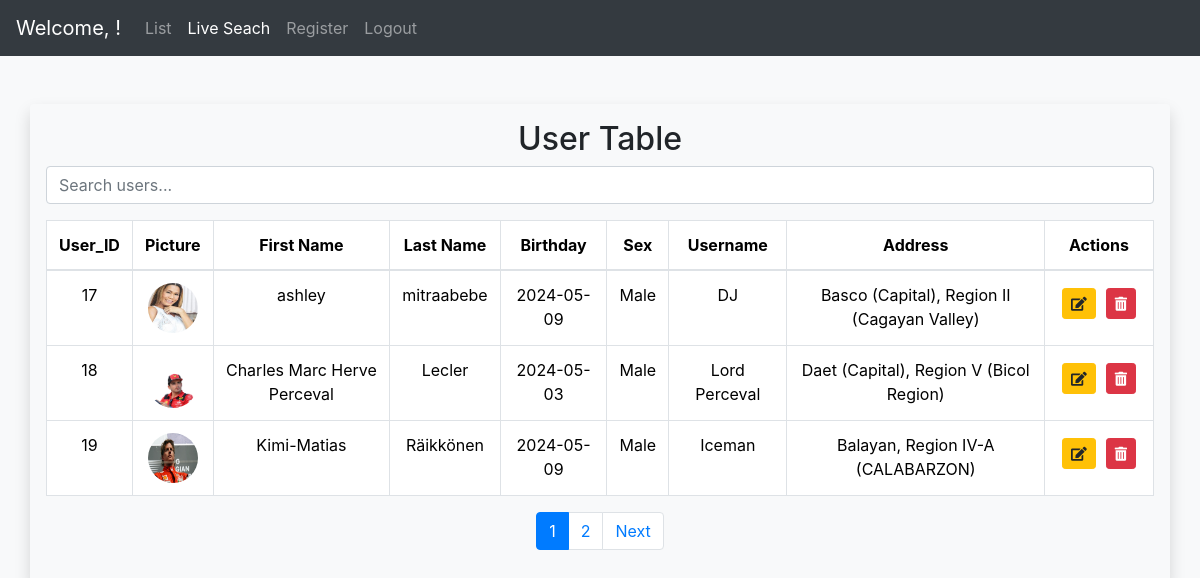
Page /livesearch.php on the committed database.
### tables this page shows
CREATE TABLE `users` (
  `user_id` int(11) NOT NULL,
  `username` varchar(255) DEFAULT NULL,
  `passwords` varchar(255) DEFAULT NULL,
  `first_name` varchar(225) DEFAULT NULL,
  `last_name` varchar(225) DEFAULT NULL,
  `user_email` varchar(255) NOT NULL,
  `birthday` date DEFAULT NULL,
  `sex` varchar(225) DEFAULT NULL,
  `user_profile` varchar(225) NOT NULL
);

### livesearch.php (the view, shortened to what this page needs)
<?php
$con = new database();
$html = '';
try {
    $connection = $con->opencon();
    $recordsPerPage = 3;
    $currentPage = isset($_GET['page']) ? (int)$_GET['page'] : 1;
    $offset = ($currentPage - 1) * $recordsPerPage;
    $totalQuery = $connection->prepare("SELECT COUNT(*) AS total FROM users");
    $totalQuery->execute();
    $totalRecords = $totalQuery->fetch(PDO::FETCH_ASSOC)['total'];
    $totalPages = ceil($totalRecords / $recordsPerPage);
    $query = $connection->prepare("SELECT users.user_id, users.first_name, users.last_name, users.birthday, users.sex, users.username, users.user_profile, CONCAT(users_address.Users_add_city, ', ', users_address.User_add_province) AS address FROM users INNER JOIN users_address ON users.user_id = users_address.user_id LIMIT :offset, :recordsPerPage");
    $query->bindParam(':offset', $offset, PDO::PARAM_INT);
    $query->bindParam(':recordsPerPage', $recordsPerPage, PDO::PARAM_INT);
    $query->execute();
    $users = $query->fetchAll(PDO::FETCH_ASSOC);
    foreach ($users as $user) {
        $html .= '<tr>';
        $html .= '<td>' . $user['user_id'] . '</td>';
        $html .= '<td><img src="' . htmlspecialchars($user['user_profile']) . '" alt="Profile Picture" style="width: 50px; height: 50px; border-radius: 50%;"></td>';
        $html .= '<td>' . $user['first_name'] . '</td>';
        $html .= '<td>' . $user['last_name'] . '</td>';
        $html .= '<td>' . $user['birthday'] . '</td>';
        $html .= '<td>' . $user['sex'] . '</td>';
        $html .= '<td>' . $user['username'] . '</td>';
        $html .= '<td>' . $user['address'] . '</td>';
        $html .= '<td>';
        $html .= '<div class="btn-group" role="group">';
        $html .= '<form action="update.php" method="post" style="display: inline;">';
        $html .= '<input type="hidden" name="id" value=".'. $user['user_id'].'">';
        $html .= '<button type="submit" class="btn btn-warning btn-sm"><i class="fas fa-edit"></i></button>';
        $html .= '</button>';
        $html .= '</form>';
        $html .= '<form method="POST" class="d-inline">';
        $html .= '<input type="hidden" name="id" value=".'. $user['user_id'].'">';
        $html .= '<button type="submit" name="delete" class="btn btn-danger btn-sm" onclick="return confirm("Are you sure you want to delete this user?")">';
        $html .= '<i class="fas fa-trash-alt"></i>';
        $html .= '</button>';
        $html .= '</form>';
        $html .= '</td>';
        $html .= '</tr>';
    }
    $paginationHtml = '';
    if ($totalPages > 1) {
        $paginationHtml .= '<nav><ul class="pagination justify-content-center">';
        for ($i = 1; $i <= $totalPages; $i++) {
            $active = $i == $currentPage ? ' active' : '';
            $paginationHtml .= '<li class="page-item' . $active . '"><a class="page-link" href="?page=' . $i . '">' . $i . '</a></li>';
        }
        if ($currentPage < $totalPages) {
            $paginationHtml .= '<li class="page-item"><a class="page-link" href="?page=' . ($currentPage + 1) . '">Next</a></li>';
        }
        $paginationHtml .= '</ul></nav>';
    }
} catch (PDOException $e) {
    echo json_encode(['error' => $e->getMessage()]);
}
?>
<!DOCTYPE html>
<html lang="en">
<head>
  <link rel="stylesheet" href="./bootstrap-5.3.3-dist/css/bootstrap.css">
  <link href="https://stackpath.bootstrapcdn.com/bootstrap/4.5.2/css/bootstrap.min.css" rel="stylesheet">
  <link rel="stylesheet" href="https://cdnjs.cloudflare.com/ajax/libs/font-awesome/5.15.4/css/all.min.css">
  <link rel="stylesheet" href="includes/style.css?v=<?php echo time(); ?>">
</head>
<body>
<?php include('includes/navbar.php'); ?>
<div class="container user-info rounded shadow p-3 my-5">
    <h2 class="text-center mb-2">User Table</h2>
    <div class="mb-3">
        <input type="text" id="search" class="form-control" placeholder="Search users...">
    </div>
    <div class="table-responsive text-center">
        <table class="table table-bordered">
            <thead>
                <tr>
                    <th>User_ID</th>
                    <th>Picture</th>
                    <th>First Name</th>
                    <th>Last Name</th>
                    <th>Birthday</th>
                    <th>Sex</th>
                    <th>Username</th>
                    <th>Address</th>
                    <th>Actions</th>
                </tr>
            </thead>
            <tbody id="userTableBody">
                <?php echo $html; ?>
            </tbody>
        </table>
    </div>
    <?php echo $paginationHtml; ?>
</div>
</body>
</html>

### includes/style.css (style rules this page uses)
body { background-color: #f8f9fa; }
.btn { margin: 5px; }

### rows in the picture
users: user_id "17", user_profile (picture), first_name "ashley", last_name "mitraabebe", birthday "2024-05-09", sex "Male", username "DJ", address "Basco (Capital), Region II (Cagayan Valley)"
users: user_id "18", user_profile (picture), first_name "Charles Marc Herve Perceval", last_name "Lecler", birthday "2024-05-03", sex "Male", username "Lord Perceval", address "Daet (Capital), Region V (Bicol Region)"
users: user_id "19", user_profile (picture), first_name "Kimi-Matias", last_name "Räikkönen", birthday "2024-05-09", sex "Male", username "Iceman", address "Balayan, Region IV-A (CALABARZON)"
